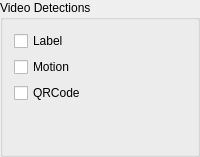
             <widget class="QGroupBox" name="groupBox">
              <property name="sizePolicy">
               <sizepolicy hsizetype="Maximum" vsizetype="Preferred">
                <horstretch>0</horstretch>
                <verstretch>0</verstretch>
               </sizepolicy>
              </property>
              <property name="acceptDrops">
               <bool>false</bool>
              </property>
              <property name="title">
               <string>Video Detections</string>
              </property>
              <layout class="QVBoxLayout" name="verticalLayout_12">
               <item>
                <widget class="QCheckBox" name="subscriber_box_0">
                 <property name="text">
                  <string>Label</string>
                 </property>
                </widget>
               </item>
               <item>
                <widget class="QCheckBox" name="subscriber_box_1">
                 <property name="text">
                  <string>Motion</string>
                 </property>
                </widget>
               </item>
               <item>
                <widget class="QCheckBox" name="subscriber_box_2">
                 <property name="text">
                  <string>QRCode</string>
                 </property>
                </widget>
               </item>
               <item>
                <spacer name="verticalSpacer_3">
                 <property name="orientation">
                  <enum>Qt::Vertical</enum>
                 </property>
                 <property name="sizeHint" stdset="0">
                  <size>
                   <width>20</width>
                   <height>40</height>
                  </size>
                 </property>
                </spacer>
               </item>
              </layout>
             </widget>
